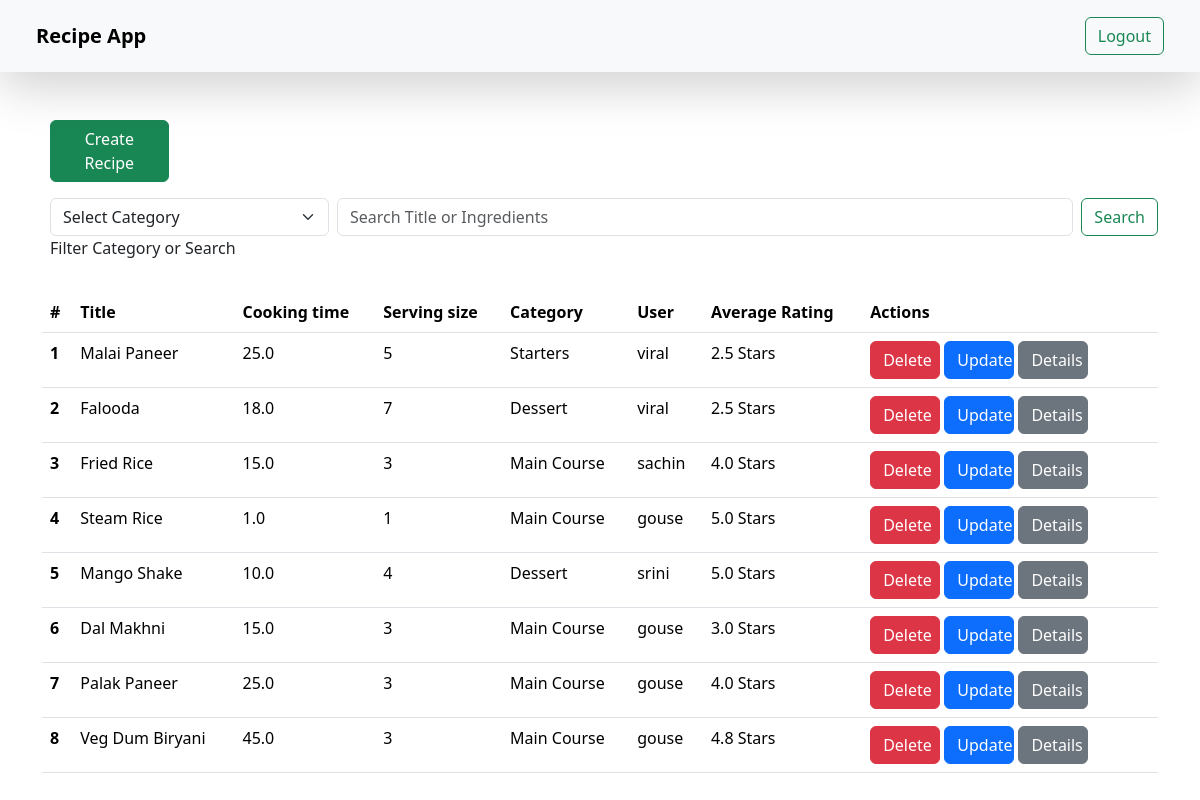
Screenshot of /recipe_detail/ (signed in) with the database file from the repository.
### RecipeApplication/models.py (models this page shows)
class Recipe(models.Model):
    user = models.ForeignKey(
        User, on_delete=models.SET_NULL, null=True, blank=True)
    title = models.CharField(max_length=200)
    description = models.TextField()
    ingredients = models.TextField()
    preparation_steps = models.TextField()
    cooking_time = models.FloatField(default=0.0)
    serving_size = models.PositiveIntegerField(help_text='Number of servings')
    category = models.SmallIntegerField()

### RecipeApplication/views.py (the view)
# urls.py: path("recipe_detail/", recipe_detail, name='recipe_detail'),
@login_required(login_url="/login/")
def recipe_detail(request):
    searchData = ''
    searchCategory = -1
    if request.method == "POST":
        data = request.POST
        searchData = request.POST
        searchCategory = data.get('category')
    queryset = Recipe.objects.all().order_by('-id')
    querysetReview = Review.objects.all().order_by('-created_at')
    from django.db.models import Q
    if searchData:
        search_query = Q(title__icontains=searchData['search']) | Q(
            ingredients__icontains=searchData['search'])
        queryset = queryset.filter(search_query)
    if searchCategory != -1:
        queryset = queryset.filter(category__icontains=searchCategory)
    for r in queryset:
        recipe = get_object_or_404(Recipe, id=r.id)
        reviews = Review.objects.filter(recipe=recipe).order_by('-created_at')
        sum_ratings = reviews.aggregate(Sum('rating'))['rating__sum']
        if (sum_ratings is not None):
            r.avg = round((sum_ratings/reviews.count()), 1)
    for q in queryset:
        if (q.category) == 1:
            q.category = 'Starters'
        if (q.category) == 2:
            q.category = 'Main Course'
        if (q.category == 3):
            q.category = 'Dessert'
    context = {'recipes': queryset}
    return render(request, 'recipe_detail.html', context)

### RecipeApplication/templates/recipe_detail.html (shortened to what this page needs)
{% extends "base.html" %}
{% block start %}
<div class="container col-md-12">
  <div class="row mb-3">
    <div class="col-md-4 mx-2">
      <a href="/create_recipe/" class="btn btn-success col-4 mb-3">Create Recipe</a>
    </div>
    <div class="col-md-12">
      <form class="d-flex" role="search" method="post">
        <div class="col-md-3 mx-2">
          <select  name="category" id="category" class="form-select form-select-md" aria-label="Large select example" >
              <option value="" selected>Select Category</option>
            </select>
        </div>
        <input class="form-control me-2" type="search" placeholder="Search Title or Ingredients" name="search" aria-label="Search">
        <button class="btn btn-outline-success" type="submit">Search</button>
      </form>
      <p class="mx-2">Filter Category or Search</p>
    </div>
  </div>
  <table class="table">
    <thead>
      <tr>
        <th scope="col">#</th>
        <th scope="col">Title</th>
        <th scope="col">Cooking time</th>
        <th scope="col">Serving size</th>
        <th scope="col">Category</th>
        <th scope="col">User</th>
        <th scope="col">Average Rating</th>
        <th scope="col">Actions</th>
      </tr>
    </thead>
    <tbody>
      {% for recipe in recipes %}
      <tr>
        <th scope="row">{{forloop.counter}}</th>
        <td>{{recipe.title}}</td>
        <td>{{recipe.cooking_time}}</td>
        <td>{{recipe.serving_size}}</td>
        <td>{{recipe.category}}</td>
        <td>{{recipe.user.username}}</td>
        <td>{{recipe.avg}} {% if recipe.avg is not none %}Stars{% endif %} </td>
        <td>
          <a href="/delete_recipe/{{recipe.id}}/" class="btn btn-danger col-3">Delete</a>
          <a href="/update_recipe/{{recipe.id}}/" class="btn btn-primary col-3">Update</a>
          <a href="/show_details/{{recipe.id}}/" class="btn btn-secondary col-3">Details</a>
        </td>
      </tr>
      {% endfor %}
    </tbody>
  </table>
</div>
{% endblock%}

### RecipeApplication/templates/base.html (shortened to what this page needs)
<!DOCTYPE html>
<html>
<head>
    <link href="https://cdn.jsdelivr.net/npm/bootstrap@5.3.3/dist/css/bootstrap.min.css" rel="stylesheet">
</head>
</head>
<body>
    <header>
        <nav class="navbar bg-body-tertiary shadow-lg mb-5 px-4 py-3">
            <div class="container-fluid ">
              <a class="navbar-brand"><b>Recipe App</b></a>
               <form class="d-flex" role="search">
                {% if request.user.is_authenticated %}
                  <a href='/logout/' class="btn btn-outline-success" type="submit">Logout</a>
                {% else %}
                   <a href='/login/' class="btn btn-outline-success" type="submit">Login</a>
                {% endif %}
              </form>
            </div>
        </nav>
    </header>
    <main>
        {% block start %}{% endblock %}
    </main>
</body>
</html>

### rows the page displays
Recipe: title "Malai Paneer", cooking_time "25.0", serving_size "5", category "Starters", user.username "viral", avg "2.5", shows "Stars"
Recipe: title "Falooda", cooking_time "18.0", serving_size "7", category "Dessert", user.username "viral", avg "2.5", shows "Stars"
Recipe: title "Fried Rice", cooking_time "15.0", serving_size "3", category "Main Course", user.username "sachin", avg "4.0", shows "Stars"
Recipe: title "Steam Rice", cooking_time "1.0", serving_size "1", category "Main Course", user.username "gouse", avg "5.0", shows "Stars"
Recipe: title "Mango Shake", cooking_time "10.0", serving_size "4", category "Dessert", user.username "srini", avg "5.0", shows "Stars"
Recipe: title "Dal Makhni", cooking_time "15.0", serving_size "3", category "Main Course", user.username "gouse", avg "3.0", shows "Stars"
Recipe: title "Palak Paneer", cooking_time "25.0", serving_size "3", category "Main Course", user.username "gouse", avg "4.0", shows "Stars"
Recipe: title "Veg Dum Biryani", cooking_time "45.0", serving_size "3", category "Main Course", user.username "gouse", avg "4.8", shows "Stars"
